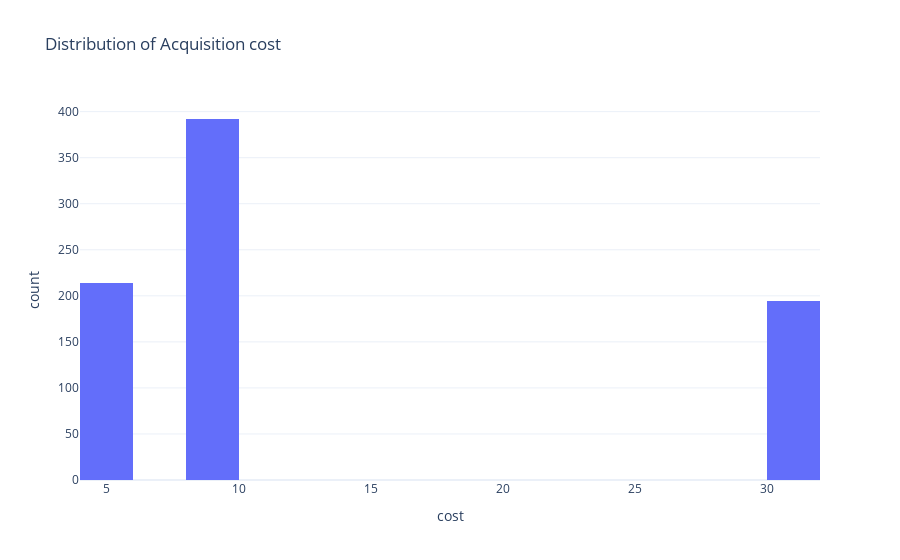

The cell this chart's notebook holds for it:
### Markdown cell above
Let’s start by visualizing the distribution of acquisition cost and revenue generated by the customer using histograms

### Code cell
fig = px.histogram(clv_data, x='cost', nbins = 20, title = 'Distribution of Acquisition cost')

fig.show()

### Figure 1 — Plotly figure (JSON) as saved in the notebook; plotly's stock layout.template omitted (floating-point values rounded to 4 significant figures; data arrays with more than 128 entries replaced by an {"elided": "..."} marker saying what was removed)
{"data": [{"alignmentgroup": "True", "bingroup": "x", "hovertemplate": "cost=%{x}<br>count=%{y}<extra></extra>", "legendgroup": "", "marker": {"color": "#636efa", "pattern": {"shape": ""}}, "name": "", "nbinsx": 20, "offsetgroup": "", "orientation": "v", "showlegend": false, "type": "histogram", "x": {"elided": "800 float values"}, "xaxis": "x", "yaxis": "y"}], "layout": {"barmode": "relative", "legend": {"tracegroupgap": 0}, "title": {"text": "Distribution of Acquisition cost"}, "xaxis": {"anchor": "y", "domain": [0, 1], "title": {"text": "cost"}}, "yaxis": {"anchor": "x", "domain": [0, 1], "title": {"text": "count"}}}}
